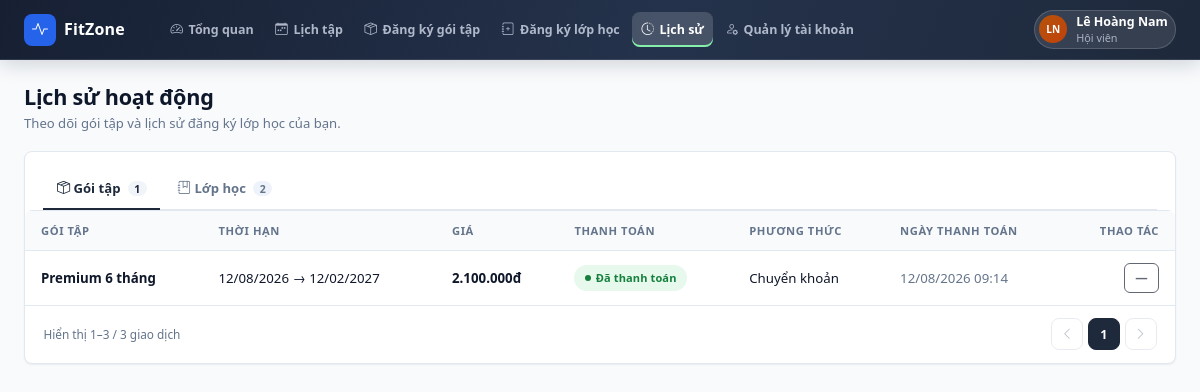
The page /customer/history.php (signed in) on the database as committed earlier.
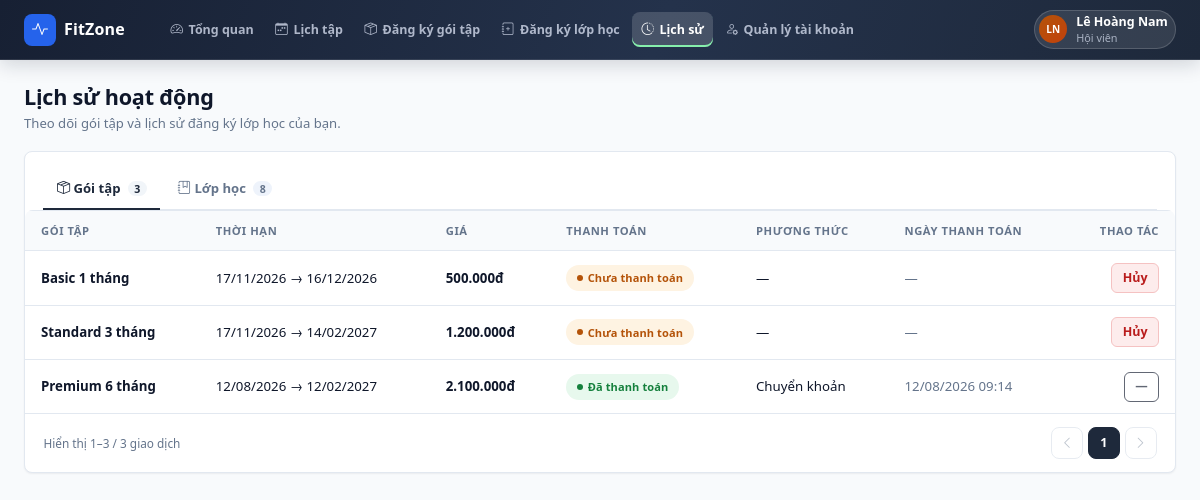
The same page on the database as committed later.
### tables this page shows
CREATE TABLE `tai_khoan` (
  `id` int(10) unsigned NOT NULL AUTO_INCREMENT,
  `ten_dang_nhap` varchar(50) NOT NULL,
  `mat_khau` varchar(255) NOT NULL,
  `ho_ten` varchar(100) NOT NULL,
  `vai_tro` varchar(20) NOT NULL DEFAULT 'customer',
  `trang_thai` tinyint(1) NOT NULL DEFAULT 1,
  `created_at` datetime NOT NULL DEFAULT current_timestamp(),
  PRIMARY KEY (`id`),
  UNIQUE KEY `uq_tai_khoan_ten` (`ten_dang_nhap`)
);

CREATE TABLE `hoi_vien` (
  `id` int(10) unsigned NOT NULL AUTO_INCREMENT,
  `tai_khoan_id` int(10) unsigned DEFAULT NULL,
  `ho_ten` varchar(100) NOT NULL,
  `sdt` varchar(15) NOT NULL,
  `email` varchar(100) NOT NULL,
  `gioi_tinh` varchar(10) DEFAULT NULL,
  `ngay_sinh` date DEFAULT NULL,
  `dia_chi` varchar(255) DEFAULT NULL,
  `ghi_chu` text DEFAULT NULL,
  `chieu_cao` decimal(5,1) DEFAULT NULL,
  `can_nang` decimal(5,1) DEFAULT NULL,
  `muc_tieu` varchar(100) DEFAULT NULL,
  `trang_thai` varchar(20) NOT NULL DEFAULT 'hoat_dong',
  `deleted_at` datetime DEFAULT NULL,
  `created_at` datetime NOT NULL DEFAULT current_timestamp(),
  `updated_at` datetime NOT NULL DEFAULT current_timestamp() ON UPDATE current_timestamp(),
  PRIMARY KEY (`id`),
  UNIQUE KEY `uq_hoi_vien_email` (`email`),
  KEY `fk_hoi_vien_tai_khoan` (`tai_khoan_id`),
  CONSTRAINT `fk_hoi_vien_tai_khoan` FOREIGN KEY (`tai_khoan_id`) REFERENCES `tai_khoan` (`id`) ON DELETE SET NULL
);

CREATE TABLE `dang_ky_goi` (
  `id` int(10) unsigned NOT NULL AUTO_INCREMENT,
  `hoi_vien_id` int(10) unsigned NOT NULL,
  `goi_tap_id` int(10) unsigned NOT NULL,
  `ngay_bat_dau` date NOT NULL,
  `ngay_ket_thuc` date NOT NULL,
  `gia_tai_thoi_diem` bigint(20) NOT NULL,
  `trang_thai` varchar(30) NOT NULL DEFAULT 'chua_thanh_toan',
  `phuong_thuc` varchar(30) DEFAULT NULL,
  `ngay_thanh_toan` datetime DEFAULT NULL,
  `nhan_vien_id` int(10) unsigned DEFAULT NULL,
  `created_at` datetime NOT NULL DEFAULT current_timestamp(),
  `updated_at` datetime NOT NULL DEFAULT current_timestamp() ON UPDATE current_timestamp(),
  PRIMARY KEY (`id`),
  KEY `fk_dang_ky_goi_hoi_vien` (`hoi_vien_id`),
  KEY `fk_dang_ky_goi_goi_tap` (`goi_tap_id`),
  KEY `fk_dang_ky_goi_nhan_vien` (`nhan_vien_id`),
  CONSTRAINT `fk_dang_ky_goi_goi_tap` FOREIGN KEY (`goi_tap_id`) REFERENCES `goi_tap` (`id`),
  CONSTRAINT `fk_dang_ky_goi_hoi_vien` FOREIGN KEY (`hoi_vien_id`) REFERENCES `hoi_vien` (`id`),
  CONSTRAINT `fk_dang_ky_goi_nhan_vien` FOREIGN KEY (`nhan_vien_id`) REFERENCES `tai_khoan` (`id`) ON DELETE SET NULL
);

CREATE TABLE `goi_tap` (
  `id` int(10) unsigned NOT NULL AUTO_INCREMENT,
  `ten_goi` varchar(100) NOT NULL,
  `thoi_han_ngay` int(11) NOT NULL,
  `gia` bigint(20) NOT NULL,
  `mo_ta` text DEFAULT NULL,
  `cap_do` varchar(20) NOT NULL DEFAULT 'basic',
  `trang_thai` varchar(20) NOT NULL DEFAULT 'dang_ban',
  `deleted_at` datetime DEFAULT NULL,
  `created_at` datetime NOT NULL DEFAULT current_timestamp(),
  `updated_at` datetime NOT NULL DEFAULT current_timestamp() ON UPDATE current_timestamp(),
  PRIMARY KEY (`id`)
);

### common/functions.php (called while the page is built, shortened)
<?php
function common_root_url(): string
{
    $script = str_replace('\\', '/', (string) ($_SERVER['SCRIPT_NAME'] ?? ''));
    $directory = trim(basename(dirname($script)), '/');
    if (in_array($directory, ['admin', 'customer', 'instructor', 'common'], true)) {
        return rtrim(dirname(dirname($script)), '/');
    }
    return rtrim(dirname($script), '/');
}
function common_url(string $path = '/'): string
{
    $path = '/' . ltrim($path, '/');
    $map = [
        '/' => '/index.php',
        '/login' => '/login.php',
        '/register' => '/register.php',
        '/admin' => '/admin/index.php',
        '/customer' => '/customer/index.php',
        '/instructor' => '/instructor/index.php',
    ];
    if (isset($map[$path])) {
        $path = $map[$path];
    } elseif (
        !str_contains($path, '.')
        && !str_contains($path, '#')
        && !str_starts_with($path, '/common/')
    ) {
        $path .= '.php';
    }
    return common_root_url() . $path;
}
function url(string $path = '/'): string
{
    return common_url($path);
}
function e(mixed $value): string
{
    return htmlspecialchars((string) $value, ENT_QUOTES, 'UTF-8');
}

### common/data/user.php (called while the page is built, shortened)
<?php
if (!function_exists('app_user')) {
    function app_user(string $role): array
    {
        $labels = [
            'admin' => 'Quản trị viên',
            'instructor' => 'Giáo viên',
            'customer' => 'Hội viên',
        ];
        $name = '';
        $email = '';
        $account = common_user();
        if ($account) {
            $name = (string) $account['ho_ten'];
            $id = (int) $account['id'];
            $conn = view_db();
            if ($role === 'instructor') {
                $stmt = $conn->prepare('SELECT email FROM giao_vien WHERE tai_khoan_id = ? LIMIT 1');
            } elseif ($role === 'customer') {
                $stmt = $conn->prepare('SELECT email FROM hoi_vien WHERE tai_khoan_id = ? LIMIT 1');
            } else {
                $stmt = null;
            }
            if ($stmt) {
                $stmt->bind_param('i', $id);
                $stmt->execute();
                $profile = $stmt->get_result()->fetch_assoc();
                $email = (string) ($profile['email'] ?? '');
            }
        }
        return [
            'name'  => $name,
            'sub'   => $labels[$role] ?? 'Thành viên',
            'email' => $email,
        ];
    }
}

### common/bootstrap.php (called while the page is built, shortened)
<?php
require_once __DIR__ . '/functions.php';
require_once __DIR__ . '/components/ui.php';
function common_db(): mysqli
{
    static $db = null;
    if ($db === null) {
        $db = require __DIR__ . '/mysql/connect_mysql.php';
    }
    return $db;
}
function common_user(): ?array
{
    $id = (int) ($_SESSION['tai_khoan_id'] ?? 0);
    $stmt = common_db()->prepare(
        'SELECT id, ten_dang_nhap, ho_ten, vai_tro, trang_thai FROM tai_khoan WHERE id = ? LIMIT 1'
    );
    $stmt->bind_param('i', $id);
    $stmt->execute();
    $user = $stmt->get_result()->fetch_assoc() ?: null;
    return $user;
}

### common/data/common.php (called while the page is built, shortened)
<?php
function view_current_account_id(): int
{
    return (int) ($_SESSION['tai_khoan_id'] ?? 0);
}
function view_cast_ints(array $rows, array $keys): array
{
    foreach ($rows as &$row) {
        foreach ($keys as $key) {
            if (isset($row[$key])) {
                $row[$key] = (int) $row[$key];
            }
        }
    }
    return $rows;
}

### common/data/customer.php (called while the page is built, shortened)
<?php
function view_member_id(): int
{
    $conn = view_db();
    $accountId = view_current_account_id();
    if ($accountId > 0) {
        $stmt = $conn->prepare(
            'SELECT id FROM hoi_vien
              WHERE tai_khoan_id = ? AND trang_thai = "hoat_dong" AND deleted_at IS NULL
              LIMIT 1'
        );
        $stmt->bind_param('i', $accountId);
        $stmt->execute();
        $row = $stmt->get_result()->fetch_assoc();
        if ($row) {
            return (int) $row['id'];
        }
    }
    return 0;
}
function data_customer_packages(): array
{
    $conn = view_db();
    $id = view_member_id();
    $stmt = $conn->prepare(
        'SELECT d.id AS id, gt.ten_goi AS name,
                DATE_FORMAT(d.ngay_bat_dau, "%d/%m/%Y") AS `from`,
                DATE_FORMAT(d.ngay_ket_thuc, "%d/%m/%Y") AS `to`,
                d.gia_tai_thoi_diem AS price, d.trang_thai AS payment,
                COALESCE(d.phuong_thuc, "—") AS method,
                COALESCE(DATE_FORMAT(d.ngay_thanh_toan, "%d/%m/%Y %H:%i"), "—") AS paid_at
           FROM dang_ky_goi d JOIN goi_tap gt ON gt.id = d.goi_tap_id
          WHERE d.hoi_vien_id = ?
          ORDER BY d.ngay_bat_dau DESC'
    );
    $stmt->bind_param('i', $id);
    $stmt->execute();
    $rows = $stmt->get_result()->fetch_all(MYSQLI_ASSOC);
    return view_cast_ints($rows, ['id', 'price']);
}

### customer/history.php (the view, shortened to what the rows shown need)
<?php
require __DIR__ . '/../common/bootstrap.php';
$menu = require __DIR__ . '/../common/menus/customer.php';
$appRole = 'customer';
$packages = data_customer_packages();
$partials = __DIR__ . '/../common/partials';
require $partials . '/head.php';
?>
<div class="app-shell">
    <div class="app-main">
        <?php require $partials . '/topbar.php'; ?>
        <main class="app-content" id="main-content">
<div class="page-head">
    <div>
        <h1>Lịch sử hoạt động</h1>
    </div>
</div>
<div class="app-card">
    <div class="tab-content">
        <div class="tab-pane fade show active" id="pane-packages" role="tabpanel" aria-labelledby="tab-packages" tabindex="0">
            <div class="app-table-wrap">
                <table class="app-table">
                    <thead>
                        <tr>
                            <th>Gói tập</th>
                            <th>Thời hạn</th>
                            <th>Giá</th>
                            <th>Thanh toán</th>
                            <th>Phương thức</th>
                            <th>Ngày thanh toán</th>
                            <th class="cell-actions">Thao tác</th>
                        </tr>
                    </thead>
                    <tbody>
                        <?php foreach ($packages as $row): ?>
                            <tr data-row>
                                <td class="cell-strong"><?= e($row['name']) ?></td>
                                <td><?= e($row['from']) ?> → <?= e($row['to']) ?></td>
                                <td class="cell-strong"><?= e(money($row['price'])) ?></td>
                                <td><?= status_badge($row['payment']) ?></td>
                                <td><?= e($row['method']) ?></td>
                                <td class="text-muted-2"><?= e($row['paid_at']) ?></td>
                                <td class="cell-actions">
                                    <?php if ($row['payment'] === 'chua_thanh_toan'): ?>
                                        <button class="btn btn-danger-soft btn-sm" type="button"
                                                data-cancel-package-id="<?= (int) $row['id'] ?>"
                                                data-cancel-package-name="<?= e($row['name']) ?>">Hủy</button>
                                    <?php else: ?>
                                        <button class="btn btn-ghost btn-sm" type="button" disabled>—</button>
                                    <?php endif; ?>
                                </td>
                            </tr>
                        <?php endforeach; ?>
                    </tbody>
                </table>
            </div>
        </div>
    </div>
</div>
        </main>
    </div>
</div>
<?php require $partials . '/foot.php'; ?>

### common/partials/topbar.php (shortened to what the rows shown need)
<?php
require_once __DIR__ . '/../data/user.php';
$user = app_user($appRole);
$accountHref = '/' . $appRole . '/account';
?>
<header class="app-topbar">
    <a class="app-user text-decoration-none" href="<?= e(url($accountHref)) ?>" aria-label="Mở trang quản lý tài khoản">
        <span class="app-user-meta">
            <strong><?= e($user['name']) ?></strong>
            <span><?= e($user['sub']) ?></span>
        </span>
    </a>
</header>

### common/components/ui.php (shortened to what the rows shown need)
<?php
if (!function_exists('badge')) {
    function badge(string $label, string $variant = 'primary', bool $dot = true): string
    {
        $dotClass = $dot ? '' : ' no-dot';
        return '<span class="badge-status ' . e($variant) . $dotClass . '">' . e($label) . '</span>';
    }
}
if (!function_exists('status_badge')) {
    function status_badge(string $status): string
    {
        $map = [
            'hoat_dong' => ['Đang hoạt động', 'success'],
            'ngung_hoat_dong' => ['Ngừng hoạt động', 'muted'],
            'dang_mo' => ['Đang mở', 'success'],
            'sap_mo' => ['Sắp mở', 'warning'],
            'da_dong' => ['Đã đóng', 'muted'],
            'dang_ban' => ['Đang bán', 'success'],
            'ngung_ban' => ['Ngừng bán', 'muted'],
            'da_huy' => ['Đã hủy', 'danger'],
            'da_thanh_toan' => ['Đã thanh toán', 'success'],
            'chua_thanh_toan' => ['Chưa thanh toán', 'warning'],
            'dang_ky' => ['Đã đăng ký', 'primary'],
            'bi_khoa' => ['Đã khóa', 'danger'],
        ];
        [$label, $variant] = $map[$status] ?? [$status, 'muted'];
        return badge($label, $variant);
    }
}
if (!function_exists('money')) {
    function money(int|float $amount): string
    {
        return number_format((float) $amount, 0, ',', '.') . 'đ';
    }
}

Rows that differ between the two databases and show on the page:
added dang_ky_goi: goi_tap.ten_goi "Basic 1 tháng", from "17/11/2026", to "16/12/2026", gia_tai_thoi_diem "500.000đ", label "Chưa thanh toán", method "—", paid_at "—"
added dang_ky_goi: goi_tap.ten_goi "Standard 3 tháng", from "17/11/2026", to "14/02/2027", gia_tai_thoi_diem "1.200.000đ", label "Chưa thanh toán", method "—", paid_at "—"
Other text that changed with them:
count($packages): "1" → "3"
count($classHistory): "2" → "8"
